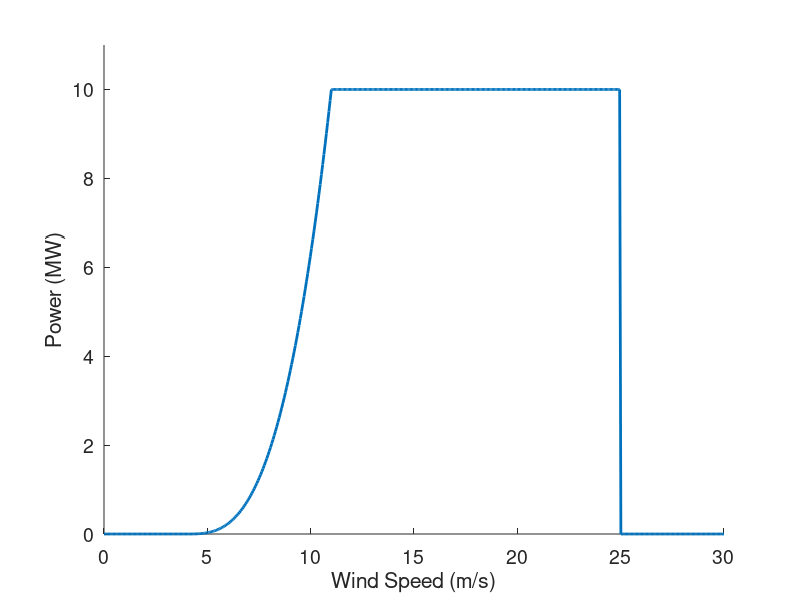

Reproduce this figure in MATLAB.
% Nicholas F. Baker
% IEA Task 37
% cs3&4
% NREL 10MW Power Curve figure
% 31 May 2018
% Updated 15 Jun (Adjusted for NREL 3.35 MW onshore reference turbine)
% Adjusted 27 Jan 2020 for IEA 10MW offshore reference turbine
clear, close all;

PlotColor = [0,0.4470,0.7410]; % Blue
%PlotColor = [0.6350, 0.0780, 0.1840]; % Red
%PlotColor = [0,0.4470,0.7410]; % Yellow

%{
% NREL 5MW offshore reference turbine data
nMaxWind = 15;
nMaxPwr = 5;
Vci = 3;        % (m/s) Cut-In Wind Speed
Vrws = 11.4;    % (m/s) Rated Wind Speed
Vco = 25;       % (m/s) Cut-Out Wind Speed
PwrRtng = 5;    % MW.
%}

%{
% NREL 3.35MW onshore reference turbine data
nMaxWind = 15;  % For figure (r) lateral limit 
nMaxPwr = 3.35;
Vci = 4;        % (m/s) Cut-In Wind Speed
Vrws = 9.8;     % (m/s) Rated Wind Speed
Vco = 25;       % (m/s) Cut-Out Wind Speed
PwrRtng = 3.35; % MW.
%}

% NREL 10MW onshore reference turbine data
nMaxWind = 30;  % For figure (r) lateral limit 
nMaxPwr = 10;
Vci = 4;        % (m/s) Cut-In Wind Speed
Vrws = 11;     % (m/s) Rated Wind Speed
Vco = 25;       % (m/s) Cut-Out Wind Speed
PwrRtng = 10; % MW.

xValues = linspace(0,nMaxWind, 500);
yValues = linspace(0,nMaxPwr*1.2, 500);

for i = 1:length(xValues)
    if (xValues(i) < Vci) % If we haven't hit the cut-in speed
        yValues(i) = 0;    % Give no power
    elseif (Vci <= xValues(i)) && (xValues(i) <= Vrws)
        yValues(i) = PwrRtng * ((xValues(i) - Vci) / (Vrws - Vci))^3;
    elseif (xValues(i) > Vco) % If we pass the cut-out speed
        yValues(i) = 0;    % Give no power
    else    % If we're faster than the full rated wind speed, use the full 
        yValues(i) = PwrRtng;
    end
end

%%%%%%%%% adjust below
% Plot the farm
figure('DefaultAxesFontSize',14);
p1 = plot(xValues,yValues, 'Color', PlotColor, 'LineWidth', 2); % Draw our curve
axis([0 nMaxWind 0 nMaxPwr*1.1]);                 % Make all plots the same size
%nNumTicks = fix((2*PlotDimen)/ (nMinSpaceDiam*TurbDiam))/2;
xticks(0:5:nMaxWind);
yticks(0:2:nMaxPwr);
ylabel('Power (MW)');
xlabel('Wind Speed (m/s)');
%title('Power Curve');
set(gca,'box','off')
grid off
%saveas(gcf,'iea37-10mw-pcurve.pdf')
%pbaspect([1 1 1])                                                  % Make the plots actually square